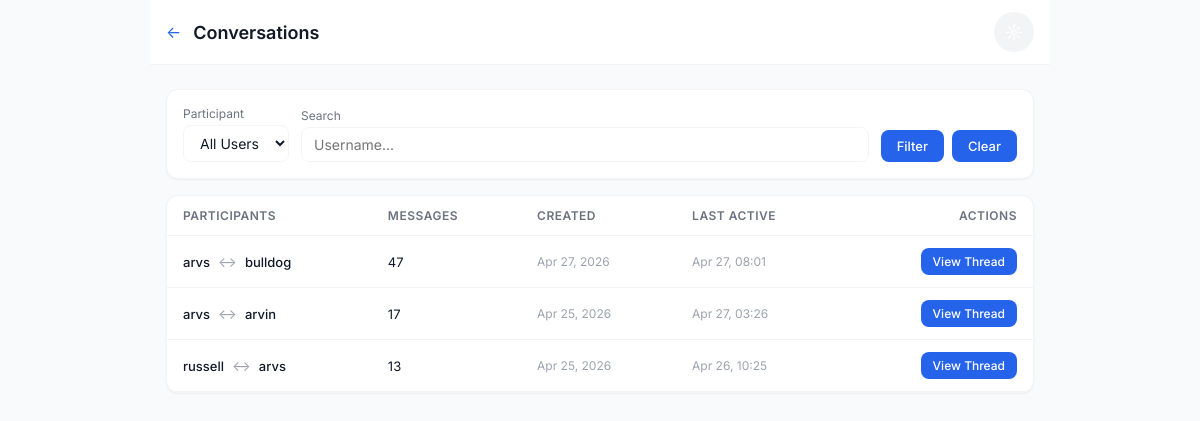
Page /chat/admin/conversations/ (signed in) on the earlier database version.
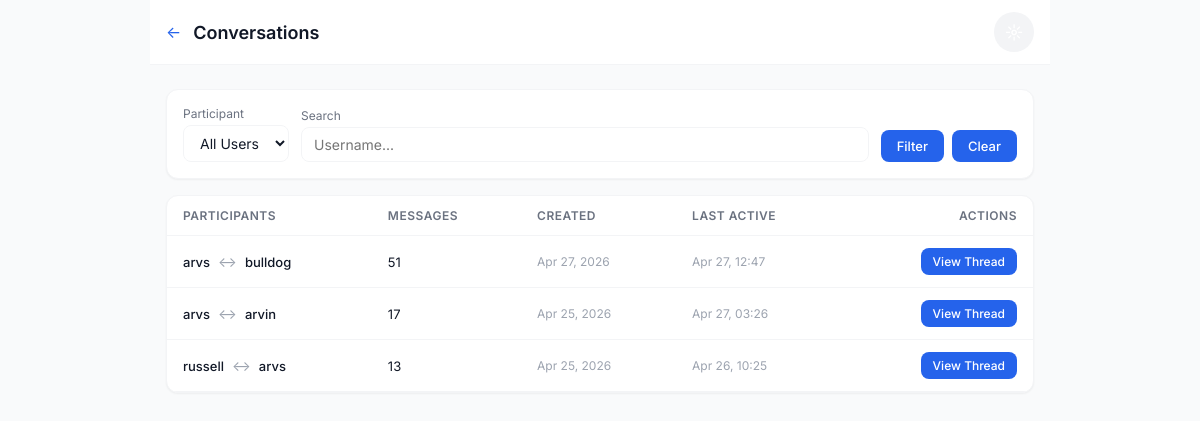
Same page on the later database version.
### chat/models.py (models this page shows, shortened)
class Conversation(models.Model):
    id = models.UUIDField(primary_key=True, default=uuid.uuid4, editable=False)
    participant1 = models.ForeignKey(User, on_delete=models.CASCADE, related_name='conversations_as_p1')
    participant2 = models.ForeignKey(User, on_delete=models.CASCADE, related_name='conversations_as_p2')
    created_at = models.DateTimeField(auto_now_add=True)
    updated_at = models.DateTimeField(auto_now=True)
    last_message = models.ForeignKey('Message', on_delete=models.SET_NULL, null=True, blank=True, related_name='+')
    class Meta:
        db_table = 'chat_conversation'
        unique_together = ['participant1', 'participant2']
        indexes = [
            models.Index(fields=['participant1', 'participant2']),
            models.Index(fields=['updated_at']),
        ]

### chat/views_admin.py (the view, shortened to what this page needs)
# urls.py: path('admin/conversations/', views_admin.admin_conversations, name='admin_conversations'),
@login_required
@user_passes_test(is_staff_or_admin, login_url='chat_list')
def admin_conversations(request):
    conv_qs = Conversation.objects.select_related(
        'participant1', 'participant2', 'last_message'
    ).annotate(message_count=Count('messages')).order_by('-updated_at')
    user_filter = request.GET.get('user', '')
    search = request.GET.get('search', '').strip()
    if search:
        conv_qs = conv_qs.filter(
            Q(participant1__username__icontains=search) |
            Q(participant2__username__icontains=search)
        )
    paginator = Paginator(conv_qs, 25)
    page_number = request.GET.get('page', 1)
    page_obj = paginator.get_page(page_number)
    users = User.objects.order_by('username')
    return render(request, 'chat/admin/conversations.html', {
        'conversations': page_obj,
        'users': users,
        'user_filter': user_filter,
        'search': search,
        'is_admin': is_admin_only(request.user),
    })

### chat/views_admin.py (called while the page is built)
def is_staff_or_admin(user):
    if user.is_superuser:
        return True
    profile = getattr(user, 'profile', None)
    if profile and profile.role in ('staff', 'admin'):
        return True
    return user.is_staff

def is_admin_only(user):
    if user.is_superuser:
        return True
    profile = getattr(user, 'profile', None)
    if profile and profile.role == 'admin':
        return True
    return False

### chat/templates/chat/admin/conversations.html (shortened to what the changed rows need)
{% extends 'chat/base.html' %}
{% block content %}
<div style="max-width: 900px; margin: 0 auto;">
    <div class="app-bar">
        <div style="display: flex; align-items: center; gap: 12px;">
            <h1>Conversations</h1>
        </div>
    </div>
    <div class="container" style="padding-top: 24px;">
        <div class="card" style="overflow: auto;">
            <table style="width: 100%; border-collapse: collapse; font-size: 14px;">
                <thead>
                    <tr style="border-bottom: 1px solid var(--border-light);">
                        <th style="padding: 12px 16px; text-align: left; font-weight: 600; color: var(--text-secondary); font-size: 12px; text-transform: uppercase; letter-spacing: 0.5px;">Participants</th>
                        <th style="padding: 12px 16px; text-align: left; font-weight: 600; color: var(--text-secondary); font-size: 12px; text-transform: uppercase; letter-spacing: 0.5px;">Messages</th>
                        <th style="padding: 12px 16px; text-align: left; font-weight: 600; color: var(--text-secondary); font-size: 12px; text-transform: uppercase; letter-spacing: 0.5px;">Created</th>
                        <th style="padding: 12px 16px; text-align: left; font-weight: 600; color: var(--text-secondary); font-size: 12px; text-transform: uppercase; letter-spacing: 0.5px;">Last Active</th>
                        <th style="padding: 12px 16px; text-align: right; font-weight: 600; color: var(--text-secondary); font-size: 12px; text-transform: uppercase; letter-spacing: 0.5px;">Actions</th>
                    </tr>
                </thead>
                <tbody>
                    {% for conv in conversations %}
                    <tr style="border-bottom: 1px solid var(--border-light);">
                        <td style="padding: 12px 16px;">
                            <div style="display: flex; align-items: center; gap: 8px;">
                                <span style="font-weight: 500; font-size: 13px;">{{ conv.participant1.username }}</span>
                                <span style="color: var(--text-muted);">&#8596;</span>
                                <span style="font-weight: 500; font-size: 13px;">{{ conv.participant2.username }}</span>
                            </div>
                        </td>
                        <td style="padding: 12px 16px; font-size: 13px;">{{ conv.message_count }}</td>
                        <td style="padding: 12px 16px; font-size: 12px; color: var(--text-muted); white-space: nowrap;">{{ conv.created_at|date:"M d, Y" }}</td>
                        <td style="padding: 12px 16px; font-size: 12px; color: var(--text-muted); white-space: nowrap;">{{ conv.updated_at|date:"M d, H:i" }}</td>
                        <td style="padding: 12px 16px; text-align: right;">
                            <a href="{% url 'admin_conversation_detail' conv.id %}" class="btn" style="padding: 6px 12px; font-size: 12px; text-decoration: none;">View Thread</a>
                        </td>
                    </tr>
                    {% empty %}
                    <tr><td colspan="5" style="padding: 24px; text-align: center; color: var(--text-secondary);">No conversations found</td></tr>
                    {% endfor %}
                </tbody>
            </table>
        </div>
    </div>
</div>
{% endblock %}

Differences in the rows shown:
changed Conversation "bulldog": message_count "47" → "51"; updated_at "Apr 27, 08:01" → "Apr 27, 12:47"
